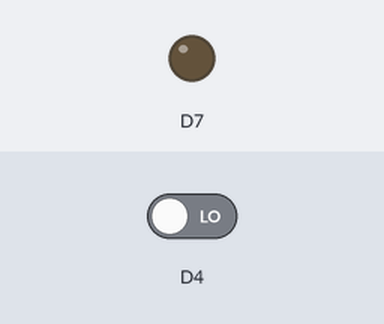
A sketch run on a simulated ESP8266 (NodeMCU). On the bench: output pins drawn as LEDs (lit = HIGH). Inputs (shaded band) come from the test bench; at power-on: D4 LOW. WiFi joins after 1.5 s; servers stay silent unless stated.

Above: at 8.0 s.
8.1 s: D4 driven HIGH
At 8.4 s:
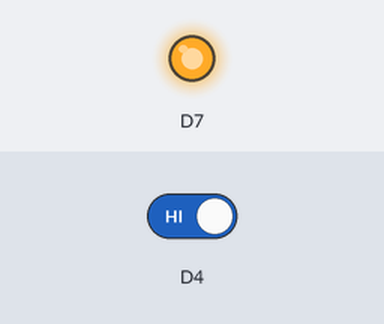
9.6 s: D4 driven LOW
At 10.7 s:
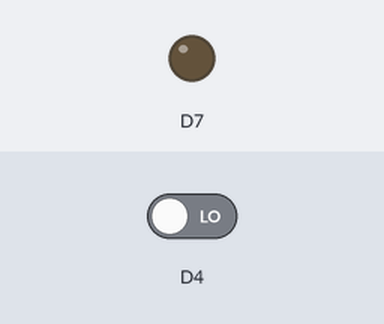
Timing chart, 0 to 12.6 s (numbered marks = the images above; inputs shaded):
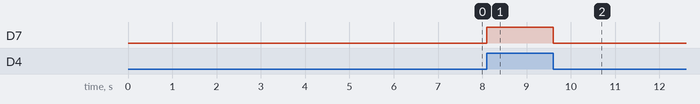

Measured:
- after the input at 8.1 s, D7: LOW → HIGH at once
- after the input at 9.6 s, D7: HIGH → LOW at once

The sketch:

button.ino
```cpp
// This #include statement was automatically added by the Particle IDE.
#include <blynk.h>


// You should get Auth Token in the Blynk App.
// Go to the Project Settings (nut icon).
char auth[] = "5487a1b9f1f34f2ab1d5872ec64e35f6";


void setup()
{
  // Debug console
  Serial.begin(9600);

  delay(5000); // Allow board to settle
  Blynk.begin(auth);
  pinMode(D4, INPUT);
  pinMode(D7, OUTPUT);
}

void loop()
{
  int onoff = digitalRead(D4);
  Blynk.run();
  if (onoff)
  {
      digitalWrite(D7, HIGH);
  }
  else
  {
      digitalWrite(D7, LOW);
  }

}
```
